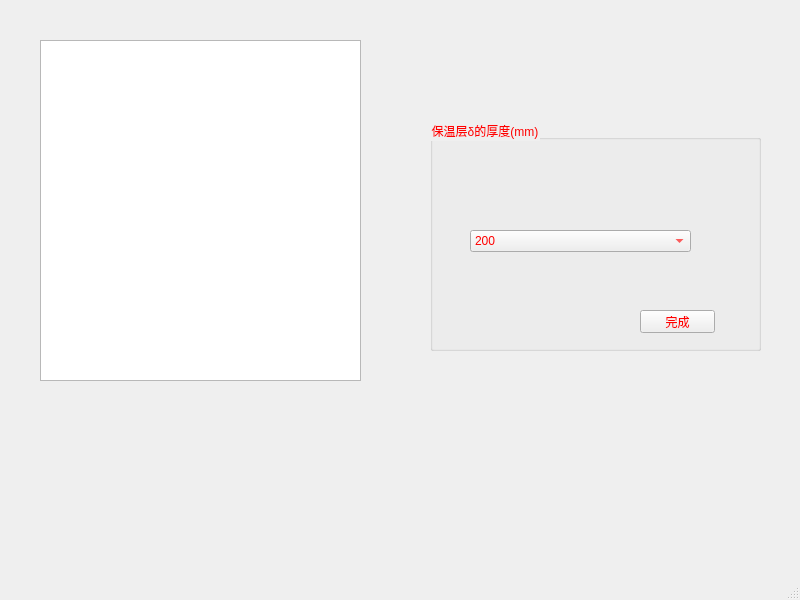
<?xml version="1.0" encoding="UTF-8"?>
<ui version="4.0">
 <class>MainWindow</class>
 <widget class="QMainWindow" name="MainWindow">
  <property name="geometry">
   <rect>
    <x>0</x>
    <y>0</y>
    <width>800</width>
    <height>600</height>
   </rect>
  </property>
  <property name="windowTitle">
   <string>MainWindow</string>
  </property>
  <widget class="QWidget" name="centralwidget">
   <widget class="QGraphicsView" name="graphicsView">
    <property name="geometry">
     <rect>
      <x>40</x>
      <y>40</y>
      <width>321</width>
      <height>341</height>
     </rect>
    </property>
    <property name="styleSheet">
     <string notr="true">border-image: url(:/wuding1/2.png);</string>
    </property>
   </widget>
   <widget class="QGroupBox" name="groupBox">
    <property name="geometry">
     <rect>
      <x>430</x>
      <y>120</y>
      <width>331</width>
      <height>231</height>
     </rect>
    </property>
    <property name="styleSheet">
     <string notr="true">color: rgb(255, 0, 0);
font: 8pt &quot;楷体&quot;;</string>
    </property>
    <property name="title">
     <string>保温层δ的厚度(mm)</string>
    </property>
    <widget class="QComboBox" name="comboBox">
     <property name="geometry">
      <rect>
       <x>40</x>
       <y>110</y>
       <width>221</width>
       <height>22</height>
      </rect>
     </property>
     <item>
      <property name="text">
       <string>200</string>
      </property>
     </item>
     <item>
      <property name="text">
       <string>170</string>
      </property>
     </item>
     <item>
      <property name="text">
       <string>140</string>
      </property>
     </item>
     <item>
      <property name="text">
       <string>110</string>
      </property>
     </item>
     <item>
      <property name="text">
       <string>90</string>
      </property>
     </item>
    </widget>
    <widget class="QPushButton" name="fff">
     <property name="geometry">
      <rect>
       <x>210</x>
       <y>190</y>
       <width>75</width>
       <height>23</height>
      </rect>
     </property>
     <property name="text">
      <string>完成</string>
     </property>
    </widget>
   </widget>
  </widget>
  <widget class="QMenuBar" name="menubar">
   <property name="geometry">
    <rect>
     <x>0</x>
     <y>0</y>
     <width>800</width>
     <height>22</height>
    </rect>
   </property>
  </widget>
  <widget class="QStatusBar" name="statusbar"/>
 </widget>
 <resources>
  <include location="../pic/wuding.qrc"/>
 </resources>
 <connections/>
</ui>
